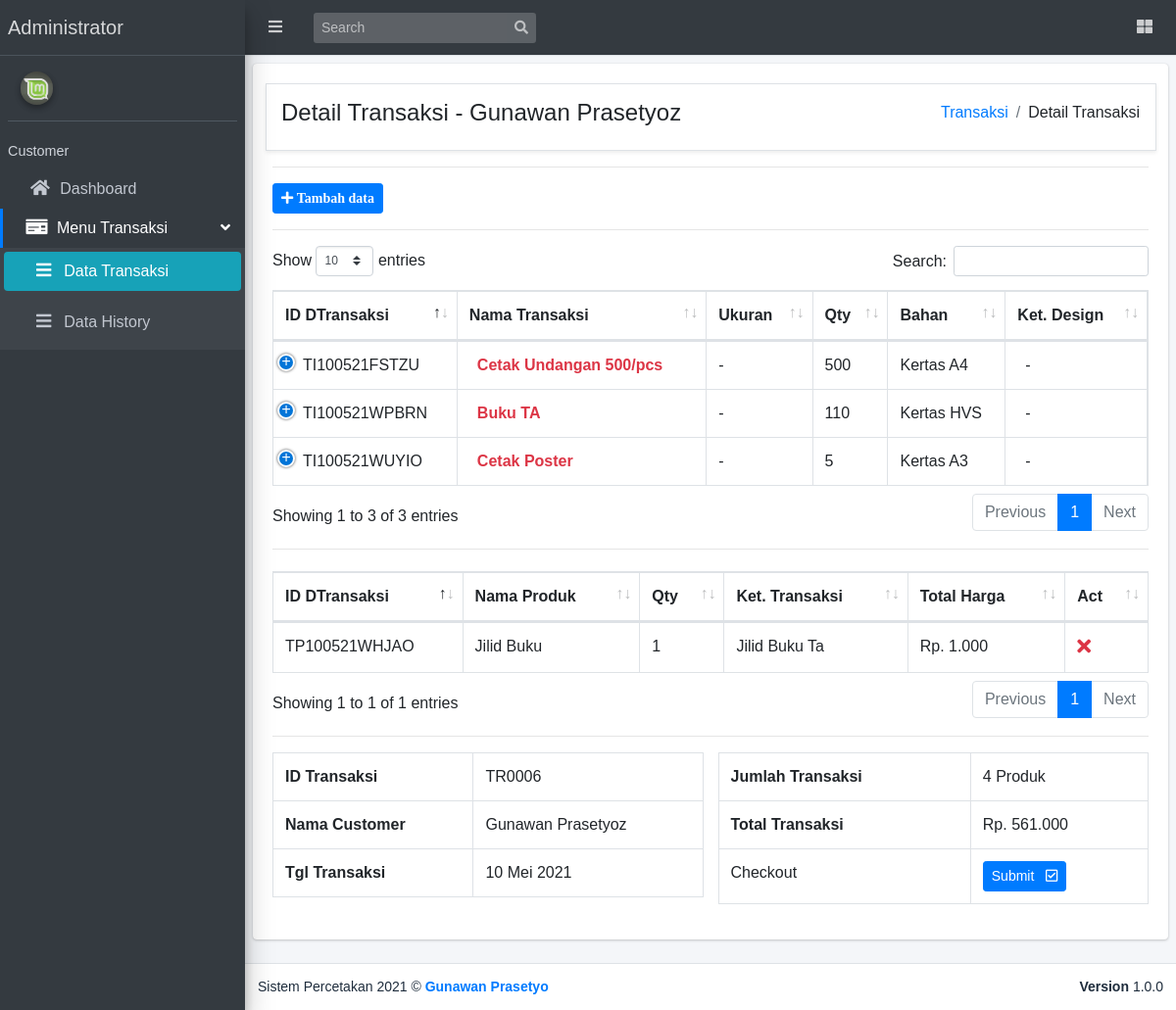
The app's page /Data_Dtransaksi/v_dtransaksi.php?id=TR0006 with its own data.
### tables this page shows
CREATE TABLE `transaksi` (
  `id_transaksi` varchar(100) NOT NULL,
  `id_customer` varchar(100) NOT NULL,
  `tanggal_transaksi` varchar(100) NOT NULL,
  `jumlah_transaksi` varchar(100) NOT NULL,
  `total_transaksi` varchar(100) NOT NULL,
  `ket_pembayaran` varchar(100) NOT NULL,
  `status_transaksi` varchar(100) NOT NULL
);

CREATE TABLE `customer` (
  `id_customer` varchar(100) NOT NULL,
  `nama_customer` varchar(100) NOT NULL,
  `no_telp` varchar(100) NOT NULL,
  `alamat` varchar(100) NOT NULL,
  `email` varchar(100) NOT NULL,
  `password` varchar(100) NOT NULL
);

CREATE TABLE `detail_transaksi` (
  `id_dtransaksi` varchar(100) NOT NULL,
  `id_transaksi` varchar(100) NOT NULL,
  `nama_transaksi` varchar(100) NOT NULL,
  `ukuran_cetak` varchar(100) NOT NULL,
  `quantity` varchar(100) NOT NULL,
  `jenis_bahan` varchar(100) NOT NULL,
  `total_cetak` varchar(100) NOT NULL,
  `jasa_design` varchar(100) NOT NULL,
  `ket_design` varchar(100) NOT NULL,
  `total_design` varchar(100) NOT NULL,
  `total_harga` varchar(100) NOT NULL,
  `jenis_transaksi` varchar(100) NOT NULL,
  `ket_transaksi` varchar(100) NOT NULL
);

### Data_DTransaksi/v_dtransaksi.php (the view, shortened to what this page needs)
<?php include "../header.php"; ?>
<div class="content-wrapper p-2">
    <div class="card">
        <div class="card-body table-responsive">
            <div class="row content-header border shadow-sm">
                <div class="col-md-6">
                    <?php
                        $gtnm = mysqli_query($koneksi,"SELECT * FROM transaksi INNER JOIN customer ON customer.id_customer = transaksi.id_customer
                        WHERE id_transaksi = '$_GET[id]'");
                        $dnm  = mysqli_fetch_array($gtnm);
                    ?>
                    <h4>Detail Transaksi - <?= $dnm['nama_customer']; ?></h4>
                </div>
                <div class="col-md-6">
                    <ol class="breadcrumb float-md-right">
                        <li class="breadcrumb-item"><a href="../Data_Transaksi/v_transaksi.php">Transaksi</a></li>
                        <li class="breadcrumb-item">Detail Transaksi</li>
                    </ol>
                </div>
            </div>
            <hr>
            <a href="v_dtransaksi_list.php?id=<?= $_GET['id']; ?>" class="btn btn-sm btn-primary"><i class="fas fa-plus"> Tambah data</i></a><hr>
            <table class="table table-bordered table-hover fixed nowrap" id="example1">
                <thead>
                    <tr>
                        <th>ID DTransaksi</th>
                        <th>Nama Transaksi</th>
                        <th>Ukuran</th>
                        <th>Qty</th>
                        <th>Bahan</th>
                        <th>Ket. Design</th>
                    </tr>
                </thead>
                <tbody>
                <?php
                    $qtr1 = mysqli_query($koneksi, "SELECT * FROM detail_transaksi WHERE id_transaksi = '$_GET[id]' AND jenis_transaksi = 'Cetak'");
                    $rowqtr1 = mysqli_num_rows($qtr1);
                    while($dtr=mysqli_fetch_array($qtr1)){
                    if($dtr['ket_design'] == "Proses"){
                        $text_design = "border bg-primary";
                    }elseif($dtr['ket_design'] == "Active"){
                        $text_design = "border bg-success";
                    }elseif($dtr['ket_design'] == "Selesai"){
                        $text_design = "border bg-info";
                    }else{
                        $text_design = "";
                    }
                    $text_tr = $dtr['ukuran_cetak'] == NULL ? 'font-weight-bold text-red' : 'font-weight-bold text-purple';
                ?>
                    <tr>
                        <td><?= $dtr['id_dtransaksi'] == NULL ? '-' : $dtr['id_dtransaksi']; ?></td>
                        <td><span class="p-2 <?= $text_tr; ?>"><?= $dtr['nama_transaksi'] == NULL ? '-' : $dtr['nama_transaksi']; ?></span></td>
                        <td><?= $dtr['ukuran_cetak'] == NULL ? '-' : $dtr['ukuran_cetak']; ?></td>
                        <td><?= $dtr['quantity'] == NULL ? '-' : $dtr['quantity']; ?></td>
                        <td><?= $dtr['jenis_bahan'] == NULL ? '-' : $dtr['jenis_bahan']; ?></td>
                        <td>
                            <span class="p-2 <?= $text_design; ?>"><?= $dtr['ket_design'] == NULL ? '-' : $dtr['ket_design']; ?></span>
                        </td>
                    </tr>
                    <?php }?>
                </tbody>
            </table>
            <hr>
            <table class="table table-bordered table-hover fixed nowrap" id="example2">
                <thead>
                    <tr>
                        <th>ID DTransaksi</th>
                        <th>Nama Produk</th>
                        <th>Qty</th>
                        <th>Ket. Transaksi</th>
                        <th>Total Harga</th>
                        <th>Act</th>
                    </tr>
                </thead>
                <tbody>
                <?php
                    $qtr2 = mysqli_query($koneksi, "SELECT * FROM detail_transaksi WHERE id_transaksi = '$_GET[id]' AND jenis_transaksi = 'Produk'");
                    $rowqtr2 = mysqli_num_rows($qtr2);
                    while($dtr=mysqli_fetch_array($qtr2)){ ?>
                    <tr>
                        <td><?= $dtr['id_dtransaksi'] == NULL ? '-' : $dtr['id_dtransaksi']; ?></td>
                        <td><?= $dtr['nama_transaksi'] == NULL ? '-' : $dtr['nama_transaksi']; ?></td>
                        <td><?= $dtr['quantity'] == NULL ? '-' : $dtr['quantity']; ?></td>
                        <td><?= $dtr['ket_transaksi'] == NULL ? '-' : $dtr['ket_transaksi']; ?></td>
                        <td><?= $dtr['total_harga'] == NULL ? '-' : rupiah($dtr['total_harga']); ?></td>
                        <td>
                            <a href="#" id="" class="tr_produk<?= $dtr['id_dtransaksi']; ?> h5"><i class="text-danger fas fa-times"></i></a>
                        </td>
                    </tr>
                    <?php }?>
                </tbody>
            </table>
            <hr>
            <div class="row">
                <div class="col-md-6">
                    <table class="table table-bordered">
                        <tr>
                            <th>ID Transaksi</th>
                            <td><?= $_GET['id']; ?></td>
                        </tr>
                        <tr>
                            <th>Nama Customer</th>
                            <td><?= $dnm['nama_customer']; ?></td>
                        </tr>
                        <tr>
                            <th>Tgl Transaksi</th>
                            <td><?= tgl($dnm['tanggal_transaksi']); ?></td>
                        </tr>
                    </table>
                </div>
                <div class="col-md-6">
                    <table class="table table-bordered">
                        <?php
                            $jtr  = mysqli_query($koneksi, "SELECT COUNT(id_dtransaksi) as jtr FROM detail_transaksi WHERE id_transaksi = '$_GET[id]'");
                            $djtr = mysqli_fetch_array($jtr);
                            $ttr  = mysqli_query($koneksi, "SELECT SUM(total_harga) as ttr FROM detail_transaksi WHERE id_transaksi = '$_GET[id]'");
                            $dttr = mysqli_fetch_array($ttr);
                        ?>
                        <tr>
                            <th>Jumlah Transaksi</th>
                            <td><?= $djtr['jtr']; ?> Produk</td>
                        </tr>
                        <tr>
                            <th>Total Transaksi</th>
                            <td><?= $dttr['ttr'] == NULL ? '-' : rupiah($dttr['ttr']); ?></td>
                        </tr>
                        <?php
                            $cds = mysqli_query($koneksi,"SELECT * FROM detail_transaksi WHERE id_transaksi = '$_GET[id]' AND (ket_design = 'Active' OR ket_design ='Proses')");
                            $dcds  = mysqli_num_rows($cds);
                            if($dcds < 1 && ($rowqtr1 != 0 || $rowqtr2 != 0)){ ?>
                                <tr><td>Checkout</td><td><a href="v_dtransaksi_invoice.php?id=<?= $_GET['id']; ?>" class="btn btn-primary btn-sm">Submit &nbsp; <i class="far fa-check-square"></i> </a></td></tr>
                            <?php } else { ?>
                                <tr><td>Checkout</td><td>Transaksi Belum Selesai</td></tr>
                            <?php } ?>
                    </table>
                </div>
            </div>
        </div>
    </div>
</div>
<?php include "../footer.php"; ?>

### header.php (style rules this page uses)
body { font-family:Arial, Helvetica, sans-serif; }

### records on screen
transaksi: id_customer.nama_customer "Gunawan Prasetyoz", tanggal_transaksi "10 Mei 2021"
detail_transaksi: id_dtransaksi "TI100521FSTZU", nama_transaksi "Cetak Undangan 500/pcs", quantity "500", jenis_bahan "Kertas A4"
detail_transaksi: id_dtransaksi "TI100521WPBRN", nama_transaksi "Buku TA", quantity "110", jenis_bahan "Kertas HVS"
detail_transaksi: id_dtransaksi "TI100521WUYIO", nama_transaksi "Cetak Poster", quantity "5", jenis_bahan "Kertas A3"
detail_transaksi: id_dtransaksi "TP100521WHJAO", nama_transaksi "Jilid Buku", quantity "1", ket_transaksi "Jilid Buku Ta", total_harga "Rp. 1.000"

### other values on screen
$_GET['id'] "TR0006"
$djtr['jtr'] "4"
rupiah($dttr['ttr']) "Rp. 561.000"
